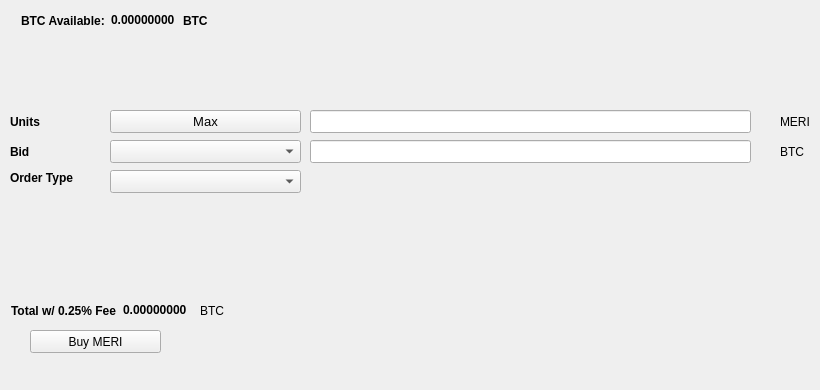
   <widget class="QWidget" name="BuyTab">
    <attribute name="title">
     <string>Buy</string>
    </attribute>
    <widget class="QPushButton" name="BuyMERI">
     <property name="geometry">
      <rect>
       <x>30</x>
       <y>330</y>
       <width>131</width>
       <height>23</height>
      </rect>
     </property>
     <property name="text">
      <string>Buy MERI</string>
     </property>
     <property name="icon">
      <iconset resource="../Merebel.qrc">
       <normaloff>:/icons/bitcoin</normaloff>:/icons/bitcoin</iconset>
     </property>
    </widget>
    <widget class="QLabel" name="label_3">
     <property name="geometry">
      <rect>
       <x>10</x>
       <y>110</y>
       <width>46</width>
       <height>23</height>
      </rect>
     </property>
     <property name="font">
      <font>
       <weight>75</weight>
       <bold>true</bold>
      </font>
     </property>
     <property name="text">
      <string>Units</string>
     </property>
    </widget>
    <widget class="QLineEdit" name="UnitsInput">
     <property name="geometry">
      <rect>
       <x>310</x>
       <y>110</y>
       <width>441</width>
       <height>23</height>
      </rect>
     </property>
     <property name="font">
      <font>
       <pointsize>9</pointsize>
       <weight>75</weight>
       <bold>true</bold>
      </font>
     </property>
    </widget>
    <widget class="QLineEdit" name="BuyBidPriceEdit">
     <property name="geometry">
      <rect>
       <x>310</x>
       <y>140</y>
       <width>441</width>
       <height>23</height>
      </rect>
     </property>
     <property name="font">
      <font>
       <pointsize>9</pointsize>
       <weight>75</weight>
       <bold>true</bold>
      </font>
     </property>
    </widget>
    <widget class="QLabel" name="label_4">
     <property name="geometry">
      <rect>
       <x>780</x>
       <y>110</y>
       <width>31</width>
       <height>23</height>
      </rect>
     </property>
     <property name="text">
      <string>MERI</string>
     </property>
    </widget>
    <widget class="QLabel" name="label_5">
     <property name="geometry">
      <rect>
       <x>780</x>
       <y>140</y>
       <width>31</width>
       <height>23</height>
      </rect>
     </property>
     <property name="text">
      <string>BTC</string>
     </property>
    </widget>
    <widget class="QLabel" name="label_6">
     <property name="geometry">
      <rect>
       <x>10</x>
       <y>140</y>
       <width>46</width>
       <height>23</height>
      </rect>
     </property>
     <property name="font">
      <font>
       <weight>75</weight>
       <bold>true</bold>
      </font>
     </property>
     <property name="text">
      <string>Bid</string>
     </property>
    </widget>
    <widget class="QLabel" name="label_7">
     <property name="geometry">
      <rect>
       <x>10</x>
       <y>170</y>
       <width>91</width>
       <height>16</height>
      </rect>
     </property>
     <property name="font">
      <font>
       <weight>75</weight>
       <bold>true</bold>
      </font>
     </property>
     <property name="text">
      <string>Order Type</string>
     </property>
    </widget>
    <widget class="QPushButton" name="Buy_Max_Amount">
     <property name="geometry">
      <rect>
       <x>110</x>
       <y>110</y>
       <width>191</width>
       <height>23</height>
      </rect>
     </property>
     <property name="font">
      <font>
       <pointsize>10</pointsize>
      </font>
     </property>
     <property name="text">
      <string>Max</string>
     </property>
    </widget>
    <widget class="QComboBox" name="BuyBidcomboBox">
     <property name="geometry">
      <rect>
       <x>110</x>
       <y>140</y>
       <width>191</width>
       <height>23</height>
      </rect>
     </property>
     <property name="font">
      <font>
       <pointsize>10</pointsize>
      </font>
     </property>
    </widget>
    <widget class="QComboBox" name="buyOrdertypeCombo">
     <property name="geometry">
      <rect>
       <x>110</x>
       <y>170</y>
       <width>191</width>
       <height>23</height>
      </rect>
     </property>
     <property name="font">
      <font>
       <pointsize>10</pointsize>
      </font>
     </property>
    </widget>
    <widget class="QWidget" name="layoutWidget1">
     <property name="geometry">
      <rect>
       <x>21</x>
       <y>11</y>
       <width>227</width>
       <height>19</height>
      </rect>
     </property>
     <layout class="QHBoxLayout" name="horizontalLayout_3">
      <item>
       <widget class="QLabel" name="label232">
        <property name="font">
         <font>
          <weight>75</weight>
          <bold>true</bold>
         </font>
        </property>
        <property name="text">
         <string>BTC Available:</string>
        </property>
       </widget>
      </item>
      <item>
       <widget class="QLabel" name="BtcAvailableLbl">
        <property name="palette">
         <palette>
          <active>
           <colorrole role="WindowText">
            <brush brushstyle="SolidPattern">
             <color alpha="255">
              <red>0</red>
              <green>0</green>
              <blue>0</blue>
             </color>
            </brush>
           </colorrole>
           <colorrole role="Button">
            <brush brushstyle="SolidPattern">
             <color alpha="255">
              <red>0</red>
              <green>170</green>
              <blue>0</blue>
             </color>
            </brush>
           </colorrole>
           <colorrole role="Light">
            <brush brushstyle="SolidPattern">
             <color alpha="255">
              <red>0</red>
              <green>255</green>
              <blue>0</blue>
             </color>
            </brush>
           </colorrole>
           <colorrole role="Midlight">
            <brush brushstyle="SolidPattern">
             <color alpha="255">
              <red>0</red>
              <green>212</green>
              <blue>0</blue>
             </color>
            </brush>
           </colorrole>
           <colorrole role="Dark">
            <brush brushstyle="SolidPattern">
             <color alpha="255">
              <red>0</red>
              <green>85</green>
              <blue>0</blue>
             </color>
            </brush>
           </colorrole>
           <colorrole role="Mid">
            <brush brushstyle="SolidPattern">
             <color alpha="255">
              <red>0</red>
              <green>113</green>
              <blue>0</blue>
             </color>
            </brush>
           </colorrole>
           <colorrole role="Text">
            <brush brushstyle="SolidPattern">
             <color alpha="255">
              <red>0</red>
              <green>170</green>
              <blue>0</blue>
             </color>
            </brush>
           </colorrole>
           <colorrole role="BrightText">
            <brush brushstyle="SolidPattern">
             <color alpha="255">
              <red>255</red>
              <green>255</green>
              <blue>255</blue>
             </color>
            </brush>
           </colorrole>
           <colorrole role="ButtonText">
            <brush brushstyle="SolidPattern">
             <color alpha="255">
              <red>0</red>
              <green>0</green>
              <blue>0</blue>
             </color>
            </brush>
           </colorrole>
           <colorrole role="Base">
            <brush brushstyle="SolidPattern">
             <color alpha="255">
              <red>255</red>
              <green>255</green>
              <blue>255</blue>
             </color>
            </brush>
           </colorrole>
           <colorrole role="Window">
            <brush brushstyle="SolidPattern">
             <color alpha="255">
              <red>0</red>
              <green>170</green>
              <blue>0</blue>
             </color>
            </brush>
           </colorrole>
           <colorrole role="Shadow">
            <brush brushstyle="SolidPattern">
             <color alpha="255">
              <red>0</red>
              <green>0</green>
              <blue>0</blue>
             </color>
            </brush>
           </colorrole>
           <colorrole role="AlternateBase">
            <brush brushstyle="SolidPattern">
             <color alpha="255">
              <red>127</red>
              <green>212</green>
              <blue>127</blue>
             </color>
            </brush>
           </colorrole>
           <colorrole role="ToolTipBase">
            <brush brushstyle="SolidPattern">
             <color alpha="255">
              <red>255</red>
              <green>255</green>
              <blue>220</blue>
             </color>
            </brush>
           </colorrole>
           <colorrole role="ToolTipText">
            <brush brushstyle="SolidPattern">
             <color alpha="255">
              <red>0</red>
              <green>0</green>
              <blue>0</blue>
             </color>
            </brush>
           </colorrole>
          </active>
          <inactive>
           <colorrole role="WindowText">
            <brush brushstyle="SolidPattern">
             <color alpha="255">
              <red>0</red>
              <green>0</green>
              <blue>0</blue>
             </color>
            </brush>
           </colorrole>
           <colorrole role="Button">
            <brush brushstyle="SolidPattern">
             <color alpha="255">
              <red>0</red>
              <green>170</green>
              <blue>0</blue>
             </color>
            </brush>
           </colorrole>
           <colorrole role="Light">
            <brush brushstyle="SolidPattern">
             <color alpha="255">
              <red>0</red>
              <green>255</green>
              <blue>0</blue>
             </color>
            </brush>
           </colorrole>
           <colorrole role="Midlight">
            <brush brushstyle="SolidPattern">
             <color alpha="255">
              <red>0</red>
              <green>212</green>
              <blue>0</blue>
             </color>
            </brush>
           </colorrole>
           <colorrole role="Dark">
            <brush brushstyle="SolidPattern">
             <color alpha="255">
              <red>0</red>
              <green>85</green>
              <blue>0</blue>
             </color>
            </brush>
           </colorrole>
           <colorrole role="Mid">
            <brush brushstyle="SolidPattern">
             <color alpha="255">
              <red>0</red>
              <green>113</green>
              <blue>0</blue>
             </color>
            </brush>
           </colorrole>
           <colorrole role="Text">
            <brush brushstyle="SolidPattern">
             <color alpha="255">
              <red>0</red>
              <green>170</green>
              <blue>0</blue>
             </color>
            </brush>
           </colorrole>
           <colorrole role="BrightText">
            <brush brushstyle="SolidPattern">
             <color alpha="255">
              <red>255</red>
              <green>255</green>
              <blue>255</blue>
             </color>
            </brush>
           </colorrole>
           <colorrole role="ButtonText">
            <brush brushstyle="SolidPattern">
             <color alpha="255">
              <red>0</red>
              <green>0</green>
              <blue>0</blue>
             </color>
            </brush>
           </colorrole>
           <colorrole role="Base">
            <brush brushstyle="SolidPattern">
             <color alpha="255">
              <red>255</red>
              <green>255</green>
              <blue>255</blue>
             </color>
            </brush>
           </colorrole>
           <colorrole role="Window">
            <brush brushstyle="SolidPattern">
             <color alpha="255">
              <red>0</red>
              <green>170</green>
              <blue>0</blue>
             </color>
            </brush>
           </colorrole>
           <colorrole role="Shadow">
            <brush brushstyle="SolidPattern">
             <color alpha="255">
              <red>0</red>
              <green>0</green>
              <blue>0</blue>
             </color>
            </brush>
           </colorrole>
           <colorrole role="AlternateBase">
            <brush brushstyle="SolidPattern">
             <color alpha="255">
              <red>127</red>
              <green>212</green>
              <blue>127</blue>
             </color>
            </brush>
           </colorrole>
           <colorrole role="ToolTipBase">
            <brush brushstyle="SolidPattern">
             <color alpha="255">
              <red>255</red>
              <green>255</green>
              <blue>220</blue>
             </color>
            </brush>
           </colorrole>
           <colorrole role="ToolTipText">
            <brush brushstyle="SolidPattern">
             <color alpha="255">
              <red>0</red>
              <green>0</green>
              <blue>0</blue>
             </color>
            </brush>
           </colorrole>
          </inactive>
          <disabled>
           <colorrole role="WindowText">
            <brush brushstyle="SolidPattern">
             <color alpha="255">
              <red>0</red>
              <green>85</green>
              <blue>0</blue>
             </color>
            </brush>
           </colorrole>
           <colorrole role="Button">
            <brush brushstyle="SolidPattern">
             <color alpha="255">
              <red>0</red>
              <green>170</green>
              <blue>0</blue>
             </color>
            </brush>
           </colorrole>
           <colorrole role="Light">
            <brush brushstyle="SolidPattern">
             <color alpha="255">
              <red>0</red>
              <green>255</green>
              <blue>0</blue>
             </color>
            </brush>
           </colorrole>
           <colorrole role="Midlight">
            <brush brushstyle="SolidPattern">
             <color alpha="255">
              <red>0</red>
              <green>212</green>
              <blue>0</blue>
             </color>
            </brush>
           </colorrole>
           <colorrole role="Dark">
            <brush brushstyle="SolidPattern">
             <color alpha="255">
              <red>0</red>
              <green>85</green>
              <blue>0</blue>
             </color>
            </brush>
           </colorrole>
           <colorrole role="Mid">
            <brush brushstyle="SolidPattern">
             <color alpha="255">
              <red>0</red>
              <green>113</green>
              <blue>0</blue>
             </color>
            </brush>
           </colorrole>
           <colorrole role="Text">
            <brush brushstyle="SolidPattern">
             <color alpha="255">
              <red>0</red>
              <green>85</green>
              <blue>0</blue>
             </color>
            </brush>
           </colorrole>
           <colorrole role="BrightText">
            <brush brushstyle="SolidPattern">
             <color alpha="255">
              <red>255</red>
              <green>255</green>
              <blue>255</blue>
             </color>
            </brush>
           </colorrole>
           <colorrole role="ButtonText">
            <brush brushstyle="SolidPattern">
             <color alpha="255">
              <red>0</red>
              <green>85</green>
              <blue>0</blue>
             </color>
            </brush>
           </colorrole>
           <colorrole role="Base">
            <brush brushstyle="SolidPattern">
             <color alpha="255">
              <red>0</red>
              <green>170</green>
              <blue>0</blue>
             </color>
            </brush>
           </colorrole>
           <colorrole role="Window">
            <brush brushstyle="SolidPattern">
             <color alpha="255">
              <red>0</red>
              <green>170</green>
              <blue>0</blue>
             </color>
            </brush>
           </colorrole>
           <colorrole role="Shadow">
            <brush brushstyle="SolidPattern">
             <color alpha="255">
              <red>0</red>
              <green>0</green>
              <blue>0</blue>
             </color>
            </brush>
           </colorrole>
           <colorrole role="AlternateBase">
            <brush brushstyle="SolidPattern">
             <color alpha="255">
              <red>0</red>
              <green>170</green>
              <blue>0</blue>
             </color>
            </brush>
           </colorrole>
           <colorrole role="ToolTipBase">
            <brush brushstyle="SolidPattern">
             <color alpha="255">
              <red>255</red>
              <green>255</green>
              <blue>220</blue>
             </color>
            </brush>
           </colorrole>
           <colorrole role="ToolTipText">
            <brush brushstyle="SolidPattern">
             <color alpha="255">
              <red>0</red>
              <green>0</green>
              <blue>0</blue>
             </color>
            </brush>
           </colorrole>
          </disabled>
         </palette>
        </property>
        <property name="font">
         <font>
          <weight>75</weight>
          <bold>true</bold>
         </font>
        </property>
        <property name="text">
         <string>0.00000000</string>
        </property>
        <property name="textInteractionFlags">
         <set>Qt::LinksAccessibleByMouse|Qt::TextSelectableByKeyboard|Qt::TextSelectableByMouse</set>
        </property>
       </widget>
      </item>
      <item>
       <widget class="QLabel" name="BtcAvailableLbl_2">
        <property name="font">
         <font>
          <weight>75</weight>
          <bold>true</bold>
         </font>
        </property>
        <property name="text">
         <string>BTC</string>
        </property>
       </widget>
      </item>
     </layout>
    </widget>
    <widget class="QWidget" name="layoutWidge2">
     <property name="geometry">
      <rect>
       <x>11</x>
       <y>301</y>
       <width>259</width>
       <height>19</height>
      </rect>
     </property>
     <layout class="QHBoxLayout" name="horizontalLayout_4">
      <item>
       <widget class="QLabel" name="label_9">
        <property name="font">
         <font>
          <weight>75</weight>
          <bold>true</bold>
         </font>
        </property>
        <property name="text">
         <string>Total w/ 0.25% Fee</string>
        </property>
       </widget>
      </item>
      <item>
       <widget class="QLabel" name="BuyCostLabel">
        <property name="palette">
         <palette>
          <active>
           <colorrole role="WindowText">
            <brush brushstyle="SolidPattern">
             <color alpha="255">
              <red>0</red>
              <green>0</green>
              <blue>0</blue>
             </color>
            </brush>
           </colorrole>
           <colorrole role="Button">
            <brush brushstyle="SolidPattern">
             <color alpha="255">
              <red>0</red>
              <green>170</green>
              <blue>0</blue>
             </color>
            </brush>
           </colorrole>
           <colorrole role="Light">
            <brush brushstyle="SolidPattern">
             <color alpha="255">
              <red>0</red>
              <green>255</green>
              <blue>0</blue>
             </color>
            </brush>
           </colorrole>
           <colorrole role="Midlight">
            <brush brushstyle="SolidPattern">
             <color alpha="255">
              <red>0</red>
              <green>212</green>
              <blue>0</blue>
             </color>
            </brush>
           </colorrole>
           <colorrole role="Dark">
            <brush brushstyle="SolidPattern">
             <color alpha="255">
              <red>0</red>
              <green>85</green>
              <blue>0</blue>
             </color>
            </brush>
           </colorrole>
           <colorrole role="Mid">
            <brush brushstyle="SolidPattern">
             <color alpha="255">
              <red>0</red>
              <green>113</green>
              <blue>0</blue>
             </color>
            </brush>
           </colorrole>
           <colorrole role="Text">
            <brush brushstyle="SolidPattern">
             <color alpha="255">
              <red>0</red>
              <green>170</green>
              <blue>0</blue>
             </color>
            </brush>
           </colorrole>
           <colorrole role="BrightText">
            <brush brushstyle="SolidPattern">
             <color alpha="255">
              <red>255</red>
              <green>255</green>
              <blue>255</blue>
             </color>
            </brush>
           </colorrole>
           <colorrole role="ButtonText">
            <brush brushstyle="SolidPattern">
             <color alpha="255">
              <red>0</red>
              <green>0</green>
              <blue>0</blue>
             </color>
            </brush>
           </colorrole>
           <colorrole role="Base">
            <brush brushstyle="SolidPattern">
             <color alpha="255">
              <red>255</red>
              <green>255</green>
              <blue>255</blue>
             </color>
            </brush>
           </colorrole>
           <colorrole role="Window">
            <brush brushstyle="SolidPattern">
             <color alpha="255">
              <red>0</red>
              <green>170</green>
              <blue>0</blue>
             </color>
            </brush>
           </colorrole>
           <colorrole role="Shadow">
            <brush brushstyle="SolidPattern">
             <color alpha="255">
              <red>0</red>
              <green>0</green>
              <blue>0</blue>
             </color>
            </brush>
           </colorrole>
           <colorrole role="AlternateBase">
            <brush brushstyle="SolidPattern">
             <color alpha="255">
              <red>127</red>
              <green>212</green>
              <blue>127</blue>
             </color>
            </brush>
           </colorrole>
           <colorrole role="ToolTipBase">
            <brush brushstyle="SolidPattern">
             <color alpha="255">
              <red>255</red>
              <green>255</green>
              <blue>220</blue>
             </color>
            </brush>
           </colorrole>
           <colorrole role="ToolTipText">
            <brush brushstyle="SolidPattern">
             <color alpha="255">
              <red>0</red>
              <green>0</green>
              <blue>0</blue>
             </color>
            </brush>
           </colorrole>
          </active>
          <inactive>
           <colorrole role="WindowText">
            <brush brushstyle="SolidPattern">
             <color alpha="255">
              <red>0</red>
              <green>0</green>
              <blue>0</blue>
             </color>
            </brush>
           </colorrole>
           <colorrole role="Button">
            <brush brushstyle="SolidPattern">
             <color alpha="255">
              <red>0</red>
              <green>170</green>
              <blue>0</blue>
             </color>
            </brush>
           </colorrole>
           <colorrole role="Light">
            <brush brushstyle="SolidPattern">
             <color alpha="255">
              <red>0</red>
              <green>255</green>
              <blue>0</blue>
             </color>
            </brush>
           </colorrole>
           <colorrole role="Midlight">
            <brush brushstyle="SolidPattern">
             <color alpha="255">
              <red>0</red>
              <green>212</green>
              <blue>0</blue>
             </color>
            </brush>
           </colorrole>
           <colorrole role="Dark">
            <brush brushstyle="SolidPattern">
             <color alpha="255">
              <red>0</red>
              <green>85</green>
              <blue>0</blue>
             </color>
            </brush>
           </colorrole>
           <colorrole role="Mid">
            <brush brushstyle="SolidPattern">
             <color alpha="255">
              <red>0</red>
              <green>113</green>
              <blue>0</blue>
             </color>
            </brush>
           </colorrole>
           <colorrole role="Text">
            <brush brushstyle="SolidPattern">
             <color alpha="255">
              <red>0</red>
              <green>170</green>
              <blue>0</blue>
             </color>
            </brush>
           </colorrole>
           <colorrole role="BrightText">
            <brush brushstyle="SolidPattern">
             <color alpha="255">
              <red>255</red>
              <green>255</green>
              <blue>255</blue>
             </color>
            </brush>
           </colorrole>
           <colorrole role="ButtonText">
            <brush brushstyle="SolidPattern">
             <color alpha="255">
              <red>0</red>
              <green>0</green>
              <blue>0</blue>
             </color>
            </brush>
           </colorrole>
           <colorrole role="Base">
            <brush brushstyle="SolidPattern">
             <color alpha="255">
              <red>255</red>
              <green>255</green>
              <blue>255</blue>
             </color>
            </brush>
           </colorrole>
           <colorrole role="Window">
            <brush brushstyle="SolidPattern">
             <color alpha="255">
              <red>0</red>
              <green>170</green>
              <blue>0</blue>
             </color>
            </brush>
           </colorrole>
           <colorrole role="Shadow">
            <brush brushstyle="SolidPattern">
             <color alpha="255">
              <red>0</red>
              <green>0</green>
              <blue>0</blue>
             </color>
            </brush>
           </colorrole>
           <colorrole role="AlternateBase">
            <brush brushstyle="SolidPattern">
             <color alpha="255">
              <red>127</red>
              <green>212</green>
              <blue>127</blue>
             </color>
            </brush>
           </colorrole>
           <colorrole role="ToolTipBase">
            <brush brushstyle="SolidPattern">
             <color alpha="255">
              <red>255</red>
              <green>255</green>
              <blue>220</blue>
             </color>
            </brush>
           </colorrole>
           <colorrole role="ToolTipText">
            <brush brushstyle="SolidPattern">
             <color alpha="255">
              <red>0</red>
              <green>0</green>
              <blue>0</blue>
             </color>
            </brush>
           </colorrole>
          </inactive>
          <disabled>
           <colorrole role="WindowText">
            <brush brushstyle="SolidPattern">
             <color alpha="255">
              <red>0</red>
              <green>85</green>
              <blue>0</blue>
             </color>
            </brush>
           </colorrole>
           <colorrole role="Button">
            <brush brushstyle="SolidPattern">
             <color alpha="255">
              <red>0</red>
              <green>170</green>
              <blue>0</blue>
             </color>
            </brush>
           </colorrole>
           <colorrole role="Light">
            <brush brushstyle="SolidPattern">
             <color alpha="255">
              <red>0</red>
              <green>255</green>
              <blue>0</blue>
             </color>
            </brush>
           </colorrole>
           <colorrole role="Midlight">
            <brush brushstyle="SolidPattern">
             <color alpha="255">
              <red>0</red>
              <green>212</green>
              <blue>0</blue>
             </color>
            </brush>
           </colorrole>
           <colorrole role="Dark">
            <brush brushstyle="SolidPattern">
             <color alpha="255">
              <red>0</red>
              <green>85</green>
              <blue>0</blue>
             </color>
            </brush>
           </colorrole>
           <colorrole role="Mid">
            <brush brushstyle="SolidPattern">
             <color alpha="255">
              <red>0</red>
              <green>113</green>
              <blue>0</blue>
             </color>
            </brush>
           </colorrole>
           <colorrole role="Text">
            <brush brushstyle="SolidPattern">
             <color alpha="255">
              <red>0</red>
              <green>85</green>
              <blue>0</blue>
             </color>
            </brush>
           </colorrole>
           <colorrole role="BrightText">
            <brush brushstyle="SolidPattern">
             <color alpha="255">
              <red>255</red>
              <green>255</green>
              <blue>255</blue>
             </color>
            </brush>
           </colorrole>
           <colorrole role="ButtonText">
            <brush brushstyle="SolidPattern">
             <color alpha="255">
              <red>0</red>
              <green>85</green>
              <blue>0</blue>
             </color>
            </brush>
           </colorrole>
           <colorrole role="Base">
            <brush brushstyle="SolidPattern">
             <color alpha="255">
              <red>0</red>
              <green>170</green>
              <blue>0</blue>
             </color>
            </brush>
           </colorrole>
           <colorrole role="Window">
            <brush brushstyle="SolidPattern">
             <color alpha="255">
              <red>0</red>
              <green>170</green>
              <blue>0</blue>
             </color>
            </brush>
           </colorrole>
           <colorrole role="Shadow">
            <brush brushstyle="SolidPattern">
             <color alpha="255">
              <red>0</red>
              <green>0</green>
              <blue>0</blue>
             </color>
            </brush>
           </colorrole>
           <colorrole role="AlternateBase">
            <brush brushstyle="SolidPattern">
             <color alpha="255">
              <red>0</red>
              <green>170</green>
              <blue>0</blue>
             </color>
            </brush>
           </colorrole>
           <colorrole role="ToolTipBase">
            <brush brushstyle="SolidPattern">
             <color alpha="255">
              <red>255</red>
              <green>255</green>
              <blue>220</blue>
             </color>
            </brush>
           </colorrole>
           <colorrole role="ToolTipText">
            <brush brushstyle="SolidPattern">
             <color alpha="255">
              <red>0</red>
              <green>0</green>
              <blue>0</blue>
             </color>
            </brush>
           </colorrole>
          </disabled>
         </palette>
        </property>
        <property name="font">
         <font>
          <weight>75</weight>
          <bold>true</bold>
         </font>
        </property>
        <property name="autoFillBackground">
         <bool>false</bool>
        </property>
        <property name="text">
         <string>0.00000000</string>
        </property>
        <property name="textInteractionFlags">
         <set>Qt::LinksAccessibleByMouse|Qt::TextSelectableByMouse</set>
        </property>
       </widget>
      </item>
      <item>
       <widget class="QLabel" name="label_10">
        <property name="font">
         <font>
          <weight>50</weight>
          <bold>false</bold>
         </font>
        </property>
        <property name="text">
         <string>BTC</string>
        </property>
       </widget>
      </item>
     </layout>
    </widget>
    <widget class="QLabel" name="label_24">
     <property name="geometry">
      <rect>
       <x>460</x>
       <y>300</y>
       <width>281</width>
       <height>81</height>
      </rect>
     </property>
     <property name="text">
      <string/>
     </property>
     <property name="pixmap">
      <pixmap>:/images/bittrex</pixmap>
     </property>
    </widget>
   </widget>
